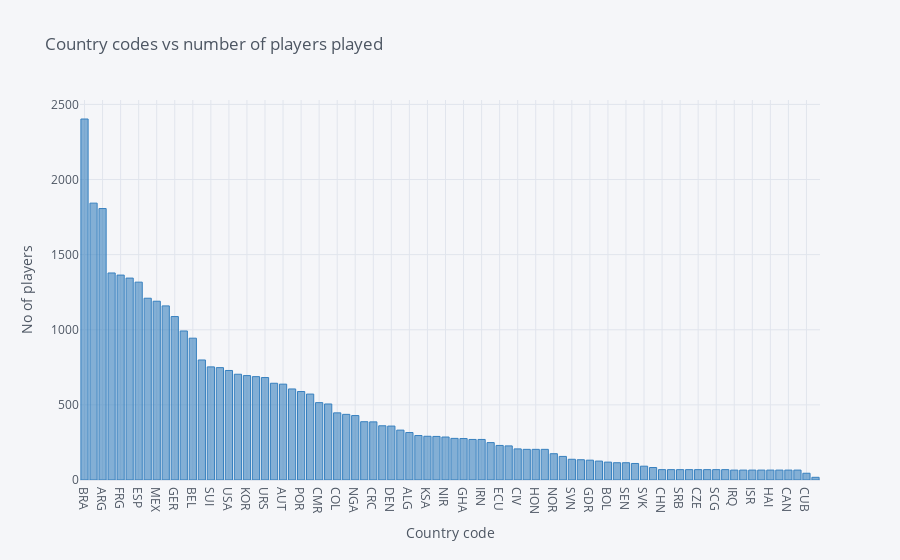

Here is the notebook cell this chart was saved with:
### Code cell
d2.iplot(kind='bar',yTitle='No of players',title='Country codes vs number of players played',colors='blue',xTitle='Country code')

### Figure 1 — Plotly figure (JSON) as saved in the notebook; plotly's stock layout.template omitted (floating-point values rounded to 4 significant figures)
{"data": [{"marker": {"color": "rgba(55, 128, 191, 0.6)", "line": {"color": "rgba(55, 128, 191, 1.0)", "width": 1}}, "name": "count", "orientation": "v", "text": "", "type": "bar", "x": ["BRA", "ITA", "ARG", "ENG", "FRG", "FRA", "ESP", "NED", "MEX", "URU", "GER", "SWE", "BEL", "YUG", "SUI", "CHI", "USA", "HUN", "KOR", "POL", "URS", "TCH", "AUT", "PAR", "POR", "BUL", "CMR", "SCO", "COL", "ROU", "NGA", "JPN", "CRC", "CRO", "DEN", "PER", "ALG", "AUS", "KSA", "IRL", "NIR", "MAR", "GHA", "TUN", "IRN", "GRE", "ECU", "TUR", "CIV", "RSA", "HON", "RUS", "NOR", "PRK", "SVN", "NZL", "GDR", "SLV", "BOL", "UKR", "SEN", "WAL", "SVK", "EGY", "CHN", "TRI", "SRB", "TOG", "CZE", "ANG", "SCG", "BIH", "IRQ", "JAM", "ISR", "ZAI", "HAI", "KUW", "CAN", "UAE", "CUB", "INH"], "y": [2403, 1843, 1807, 1378, 1364, 1344, 1317, 1210, 1190, 1159, 1088, 992, 944, 799, 753, 748, 729, 704, 695, 688, 682, 644, 638, 606, 589, 572, 515, 506, 447, 437, 429, 388, 387, 361, 359, 332, 316, 296, 291, 290, 286, 277, 276, 270, 270, 249, 230, 227, 207, 204, 204, 204, 175, 157, 138, 135, 132, 126, 119, 115, 115, 110, 92, 83, 69, 69, 69, 69, 69, 69, 69, 69, 66, 66, 66, 66, 66, 66, 66, 66, 45, 18]}], "layout": {"autosize": true, "legend": {"bgcolor": "#F5F6F9", "font": {"color": "#4D5663"}}, "paper_bgcolor": "#F5F6F9", "plot_bgcolor": "#F5F6F9", "title": {"font": {"color": "#4D5663"}, "text": "Country codes vs number of players played"}, "xaxis": {"autorange": true, "gridcolor": "#E1E5ED", "range": [-0.5, 81.5], "showgrid": true, "tickfont": {"color": "#4D5663"}, "title": {"font": {"color": "#4D5663"}, "text": "Country code"}, "type": "category", "zerolinecolor": "#E1E5ED"}, "yaxis": {"autorange": true, "gridcolor": "#E1E5ED", "range": [0, 2529.0], "showgrid": true, "tickfont": {"color": "#4D5663"}, "title": {"font": {"color": "#4D5663"}, "text": "No of players"}, "type": "linear", "zerolinecolor": "#E1E5ED"}}}
